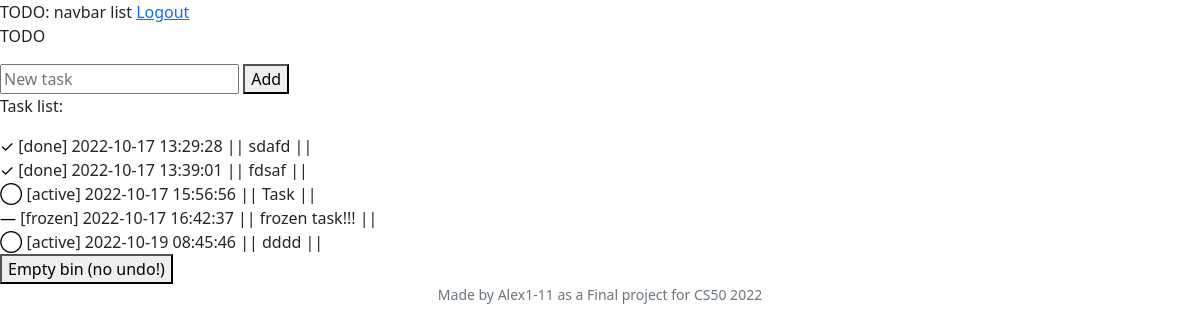
Page / (signed in) on the earlier database version.
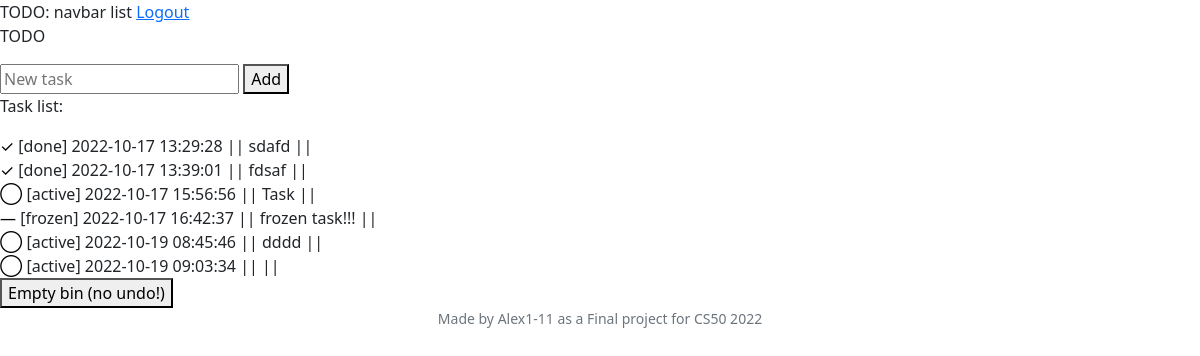
Same page on the later database version.
### models.py (models this page shows)
class Task(Base):
    __tablename__ = "tasks"
    id = Column(Integer, primary_key=True)
    created = Column(DateTime(), default=func.now())
    user_id = Column(Integer, ForeignKey("users.id"))
    title = Column(String(100), nullable=False)
    status = Column(String, default="active")
    priority = Column(Integer, default=0)
    date = Column(String)
    datetime = Column(String)
    context_id = Column(Integer, ForeignKey("contexts.id"))
    project_id = Column(Integer, ForeignKey("projects.id"))
    note = Column(String)
    parent_id = Column(Integer, ForeignKey("tasks.id"))
    repeat = Column(String)
    tags = relationship(
        "Tag", secondary=task_tags, back_populates="tasks"
    )

### app.py (the view)
@app.route("/", methods=["GET", "POST"])
@login_required
def index():
    if request.method == "POST":
        if request.form.get("task_new"):
            with DbSession.begin() as db:
                task_new = Task(
                    title=request.form.get("task_new"),
                    user_id=session["user_id"],
                )
                db.add(task_new)
            return redirect("/")
        if request.form.get("task_mark"):
            with DbSession.begin() as db:
                task = db.execute(
                    select(Task)
                    .where(Task.id == request.form["task_mark"])
                ).scalars().first()
                if task.status == "done":
                    db.execute(
                        update(Task)
                        .where(Task.id == task.id)
                        .values(status="active")
                    )
                elif task.status == "active":
                    db.execute(
                        update(Task)
                        .where(Task.id == task.id)
                        .values(status="done")
                    )
            return redirect("/")
        if request.form.get("task_delete"):
            with DbSession.begin() as db:
                db.execute(
                    update(Task)
                    .where(Task.id == request.form["task_delete"])
                    .values(status="bin")
                )
            return redirect("/")
        if request.form.get("bin_empty"):
            with DbSession.begin() as db:
                db.execute(
                    delete(Task)
                    .where(Task.status == "bin")
                )
            return redirect("/")
        return redirect("/")
    else:
        with DbSession.begin() as db:
            tasks = db.execute(select(Task)).scalars().all()
            if tasks:
                return render_template("index.html", tasks=tasks)
            else:
                flash("No tasks left")
                return render_template("index.html")

### app.py (called while the page is built)
@app.after_request
def after_request(response):
    response.headers["Cache-Control"] = "no-cache, no-store, must-revalidate"
    response.headers["Expires"] = 0
    response.headers["Pragma"] = "no-cache"
    return response

def login_required(f):
    @wraps(f)
    def decorated_function(*args, **kwargs):
        if session.get("user_id") is None:
            return redirect("/login")
        return f(*args, **kwargs)
    return decorated_function

### templates/index.html (shortened to what this page needs)
{% extends "layout.html" %}
{% block main %}
    <p>TODO</p>
    <form action="/" method="POST">
        <div>
            <input autocomplete="off" id="task_new" name="task_new" placeholder="New task" type="text" required>
            <button type="submit">Add</button>
        </div>
    </form>
    <div>
        <p>Task list:</p>
        {% for task in tasks %}
            <div>
                <form action="/" method="POST">
                    <span>[{{ task.status }}] {{ task.created }} || {{ task.title }} ||</span>
                </form>
            </div>
        {% endfor %}
    </div>
    <div>
        <form action="/" method="POST">
            <button type="submit">Empty bin (no undo!)</button>
        </form>
    </div>
{% endblock %}

### templates/layout.html (shortened to what this page needs)
<!DOCTYPE html>
<html lang="en">
    <head>
        <link href="https://cdn.jsdelivr.net/npm/bootstrap@5.2.2/dist/css/bootstrap.min.css" rel="stylesheet">
        <link href="/static/styles.css" rel="stylesheet">
    </head>
    <body>
        <div>
            {% if session["user_id"] %}
                TODO: navbar list
                <a href="/logout">Logout</a>
            {% else %}
                <a href="/register">Register</a>
                <a href="/login">Log in</a>
            {% endif %}
        </div>
        <main>
            {% block main %}{% endblock %}
        </main>
        <footer class="mb-5 small text-center text-muted">
            Made by Alex1-11 as a Final project for CS50 2022
        </footer>
    </body>
</html>

Differences in the rows shown:
added Task: status "active", created "2022-10-19 09:03:34"
